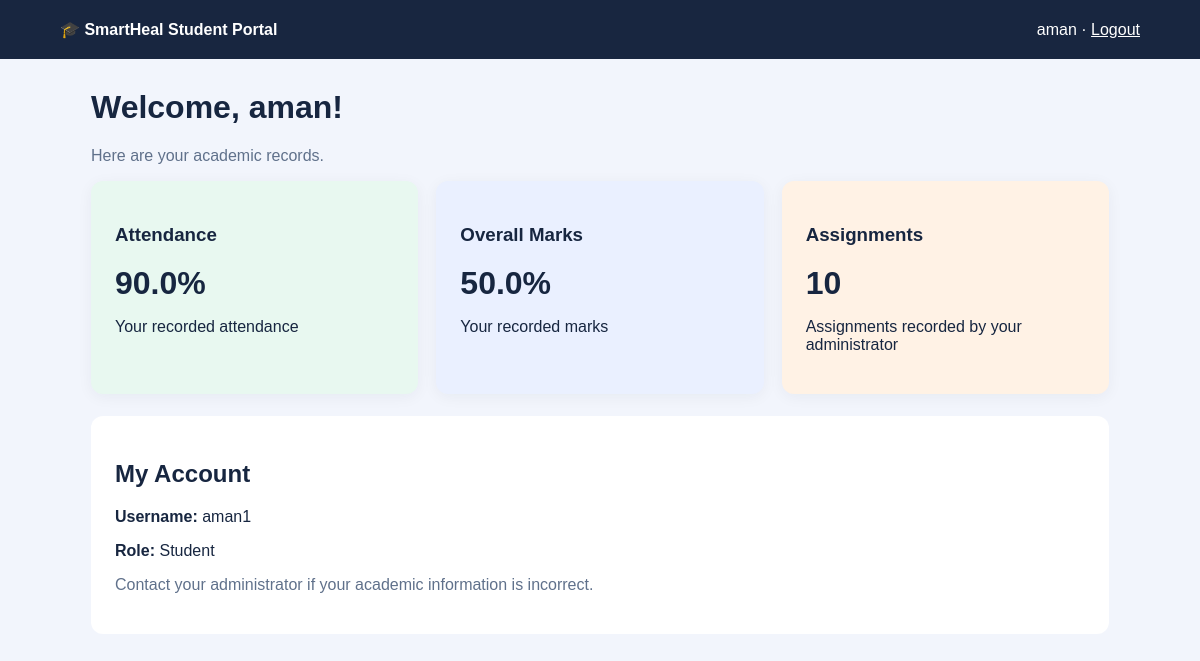
/student (signed in), run on the app's committed database.
### tables this page shows
CREATE TABLE student_records (
                id INTEGER PRIMARY KEY AUTOINCREMENT,
                user_id INTEGER UNIQUE NOT NULL,
                attendance REAL NOT NULL DEFAULT 0,
                marks REAL NOT NULL DEFAULT 0,
                assignments INTEGER NOT NULL DEFAULT 0,
                FOREIGN KEY(user_id)
                    REFERENCES users(id) ON DELETE CASCADE
            );

### app.py (the view)
@app.route("/student")
@role_required("student")
def student_panel():
    with get_db() as conn:
        record = conn.execute("""
            SELECT attendance, marks, assignments
            FROM student_records WHERE user_id = ?
        """, (session["user_id"],)).fetchone()
    return render_template("student.html", record=record)

### app.py (called while the page is built, shortened)
@app.before_request
def simulate_website_outage():
    monitoring_api_paths = {
        "/api/health",
        "/api/resilience",
        "/api/incidents",
        "/api/error-lab/status",
        "/api/error-lab/settings",
        "/api/error-lab/generate",
        "/api/error-lab/fix",
    }
    monitoring_paths = {
        "/",
        "/style.css",
        "/script.js",
    }
    if request.path in monitoring_paths:
        return None
    if request.path.startswith("/api/"):
        if request.path in monitoring_api_paths:
            return None
        return None
    with STATE_LOCK:
        outage_active = ERROR_LAB_STATE["service_down"]
    return None

def get_db():
    conn = sqlite3.connect(DATABASE, timeout=5)
    conn.row_factory = sqlite3.Row
    conn.execute("PRAGMA foreign_keys = ON")
    return conn

def role_required(required_role):
    def decorator(view):
        @wraps(view)
        def wrapped(*args, **kwargs):
            return view(*args, **kwargs)
        return wrapped
    return decorator

### templates/student.html (shortened to what this page needs)
<!DOCTYPE html>
<html lang="en">
<head>
</head>
<body>
<header>
    <strong>🎓 SmartHeal Student Portal</strong>
    <span>
        {{ session.get('full_name') }}
        · <a href="{{ url_for('logout') }}">Logout</a>
    </span>
</header>
<main>
    <h1>Welcome, {{ session.get('full_name') }}!</h1>
    <p class="muted">Here are your academic records.</p>
    <section class="cards">
        <article class="card green">
            <h3>Attendance</h3>
            <div class="number">
                {{ "%.1f"|format(record['attendance']) if record else "0.0" }}%
            </div>
            <p>Your recorded attendance</p>
        </article>
        <article class="card blue">
            <h3>Overall Marks</h3>
            <div class="number">
                {{ "%.1f"|format(record['marks']) if record else "0.0" }}%
            </div>
            <p>Your recorded marks</p>
        </article>
        <article class="card orange">
            <h3>Assignments</h3>
            <div class="number">
                {{ record['assignments'] if record else 0 }}
            </div>
            <p>Assignments recorded by your administrator</p>
        </article>
    </section>
    <section class="panel">
        <h2>My Account</h2>
        <p><strong>Username:</strong> {{ session.get('username') }}</p>
        <p><strong>Role:</strong> Student</p>
        <p class="muted">Contact your administrator if your academic information is incorrect.</p>
    </section>
</main>
</body>
</html>

### templates/student.html (style rules this page uses)
* { box-sizing: border-box; }
body { margin: 0; font-family: Arial, sans-serif; background: #f2f5fc; color: #172640; }
header { background: #182640; color: white; padding: 20px 5%; display: flex; justify-content: space-between; align-items: center; gap: 12px; flex-wrap: wrap; }
header a { color: white; }
main { max-width: 1050px; margin: 30px auto; padding: 0 16px; }
.cards { display: grid; grid-template-columns: repeat(auto-fit, minmax(200px, 1fr)); gap: 18px; }
.card { background: white; padding: 24px; border-radius: 12px; box-shadow: 0 3px 15px #1828440d; }
.number { font-size: 32px; font-weight: bold; margin: 12px 0; }
.green { background: #e8f8f0; }
.blue { background: #eaf0ff; }
.orange { background: #fff2e5; }
.panel { background: white; padding: 24px; border-radius: 12px; margin-top: 22px; }
.muted { color: #60718b; }

### data on the page
student_records: attendance "90.0", marks "50.0", assignments "10"

### other printed values
{{ session.get('full_name') }} "aman"
{{ session.get('username') }} "aman1"
